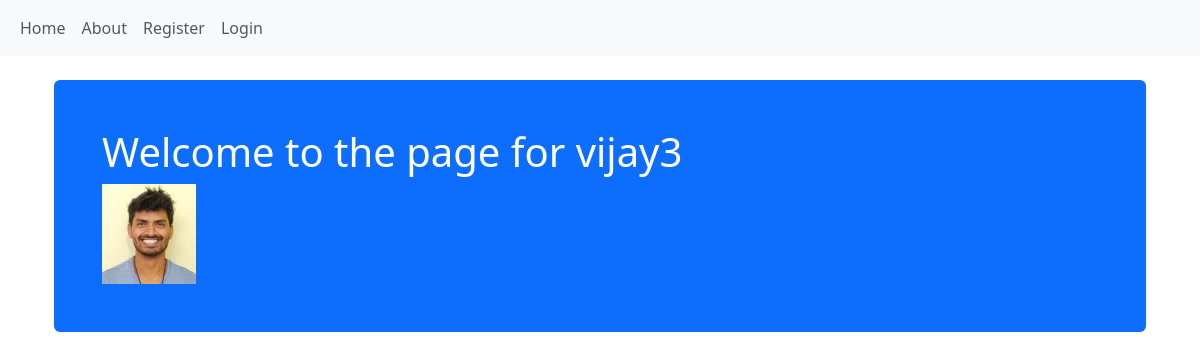
The app's page /vijay3, older data.
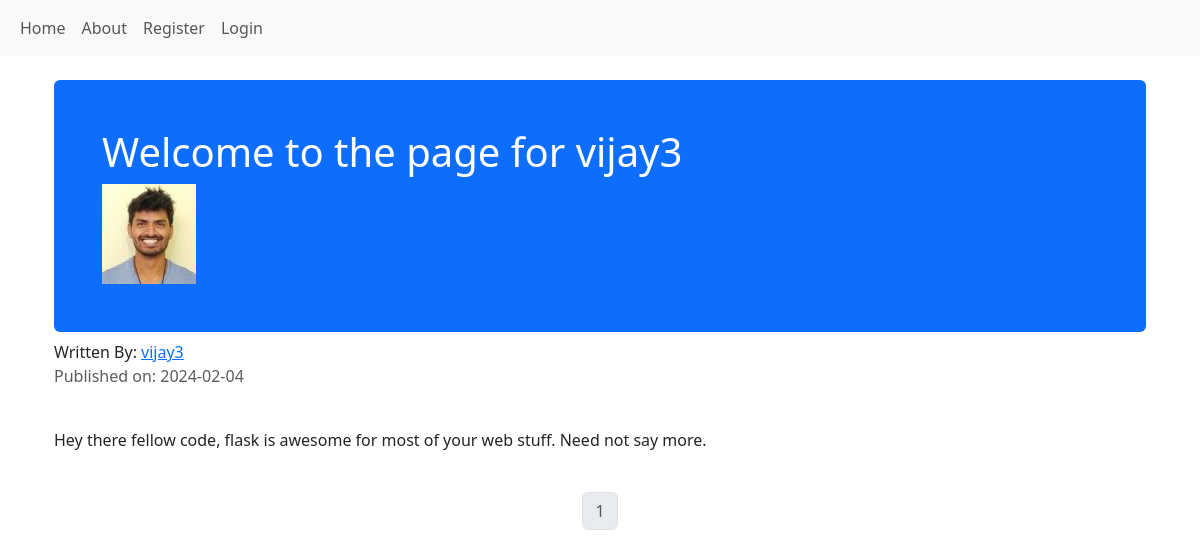
The same page, newer data.
### company_blog/models.py (models this page shows, shortened)
class User(db.Model, UserMixin):
    __tablename__ = 'users'
    id = db.Column(db.Integer, primary_key=True)
    username = db.Column(db.String(64), unique=True, index=True)
    email = db.Column(db.String(64), unique=True, index=True)
    profile_pic = db.Column(db.String(64), nullable = False, default='default_prof_pic.jpg')
    password_hash = db.Column(db.String(128))
    posts = db.relationship('BlogPost', backref = 'author', lazy = False)

class BlogPost(db.Model):
    __tablename__ = 'blogposts'
    id = db.Column(db.Integer, primary_key=True)
    date = db.Column(db.DateTime, nullable=False, default=datetime.utcnow)
    title = db.Column(db.String(150), nullable=False )
    text = db.Column(db.Text, nullable=False)
    user_id = db.Column(db.Integer, db.ForeignKey('users.id'), nullable=False)

### company_blog/users/views.py (the view)
@users.route("/<username>")
def user_posts(username):
    page = request.args.get('page', 1, type=int)
    user = User.query.filter_by(username=username).first_or_404()
    blog_posts = BlogPost.query.filter_by(author=user).order_by(BlogPost.date.desc()).paginate(page=page, per_page=5)
    return render_template('user_blog_post.html', user=user, blog_posts=blog_posts)

### company_blog/templates/user_blog_post.html (shortened to what this page needs)
{% extends "base.html" %}
{% block content %}
    <div class="container">
        <div class="mt-4 p-5 bg-primary text-white rounded">
            <h1>Welcome to the page for  {{user.username}} </h1>
            <img src="{{url_for('static', filename='profile_pic/'+user.profile_pic)}}">
        </div>
    {% for post in blog_posts.items %}
                Written By: <a href="{{url_for('users.user_posts', username=post.author.username)}}">{{post.author.username}}</a>
        <p class="text-muted">Published on: {{post.date.strftime("%Y-%m-%d")}}</p>
        <br>
        <p>{{post.text}}</p>
        <br>
       {%endfor%}
    <nav aria-label="Page navigation example">
        <ul class="pagination justify-content-center">
        {% for page_num in blog_posts.iter_pages(left_edge=1, right_edge=1, left_current=1, right_current=1) %}
            {% if blog_posts.page == page_num %}
            <li class="page-item disabled">
                <a href="{{url_for('users.user_posts', page=page_num, username=user.username)}}" class="page-link">{{page_num}}</a>
            </li>
            {% else %}
            <li class="page-item">
                <a href="{{url_for('users.user_posts', page=page_num, username=user.user)}}" class="page-link">{{page_num}}</a>
            </li>
            {%endif%}
        {% endfor %}
        </ul>
    </nav>
</div>
{% endblock %}

### company_blog/templates/base.html (shortened to what this page needs)
<!DOCTYPE html>
<html lang="en">
<head>
    <link href="https://cdn.jsdelivr.net/npm/bootstrap@5.3.2/dist/css/bootstrap.min.css" rel="stylesheet">
</head>
<body>
    <nav class="navbar navbar-expand-lg bg-body-tertiary">
        <div class="container-fluid">
          <div class="collapse navbar-collapse" id="navbarSupportedContent">
            <ul class="nav navbar-nav me-auto mb-2 mb-lg-0">
                <li class="nav-item">
                    <a class="nav-link" href="{{url_for('core.index')}}">Home</a>
                </li>
                <li class="nav-item">
                    <a class="nav-link" href="{{url_for('core.info')}}">About</a>
                </li>
                {%if current_user.is_authenticated %}
                <li class="nav-item">
                    <a class="nav-link" href="{{url_for('users.logout')}}">Logout</a>
                </li>
                <li class="nav-item">
                    <a class="nav-link" href="{{url_for('users.account')}}">Account</a>
                </li>
                <li class="nav-item">
                    <a class="nav-link" href="{{url_for('blog_posts.create_blog')}}">Create Post</a>
                </li>
                {% else %}
                <li class="nav-item">
                    <a class="nav-link" href="{{url_for('users.register')}}">Register</a>
                </li>
                <li class="nav-item">
                    <a class="nav-link" href="{{url_for('users.login')}}">Login</a>
                </li>
                {%endif%}
            </ul>
        </div>
        </div>
    </nav>
    <div class="container">
        {% block content %}
        {% endblock %}
    </div>
</body>
</html>

Row changes from the older to the newer data that the page shows:
added BlogPost: author.username "vijay3", date "2024-02-04", text "Hey there fellow code, flask is awesome for most of your web stuff. Need not say more."
Text that changed along with them:
new list line: "1"
